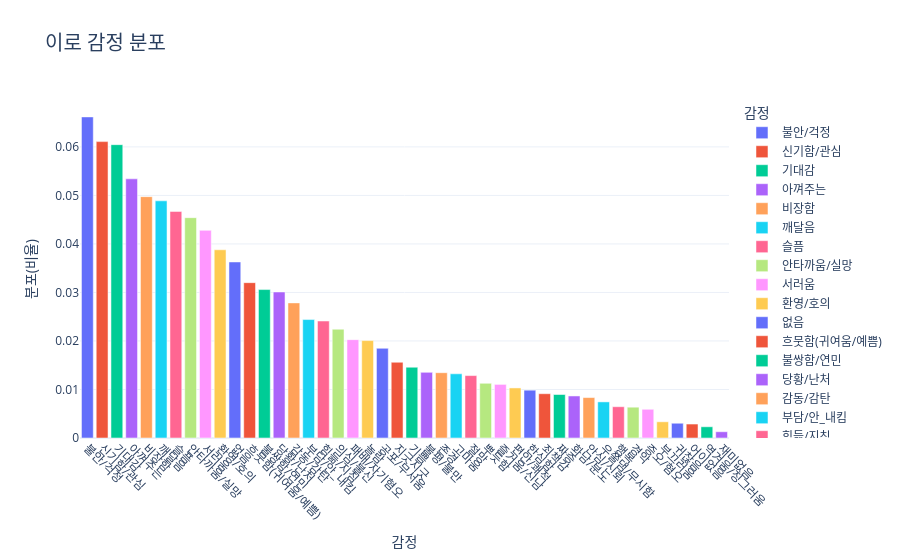
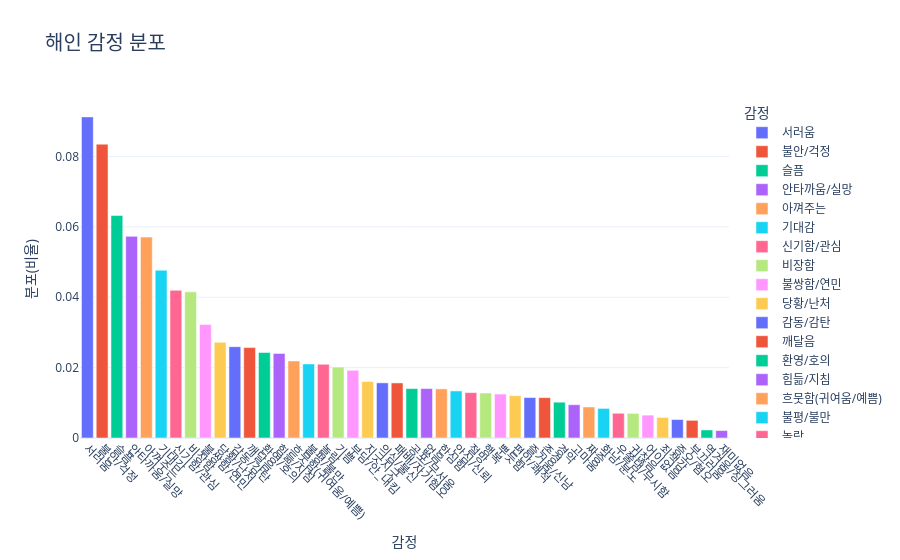
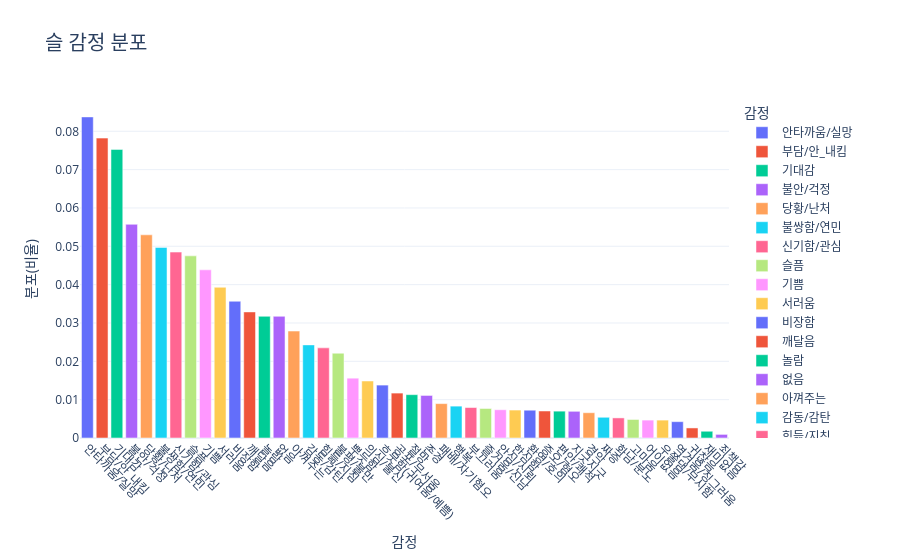
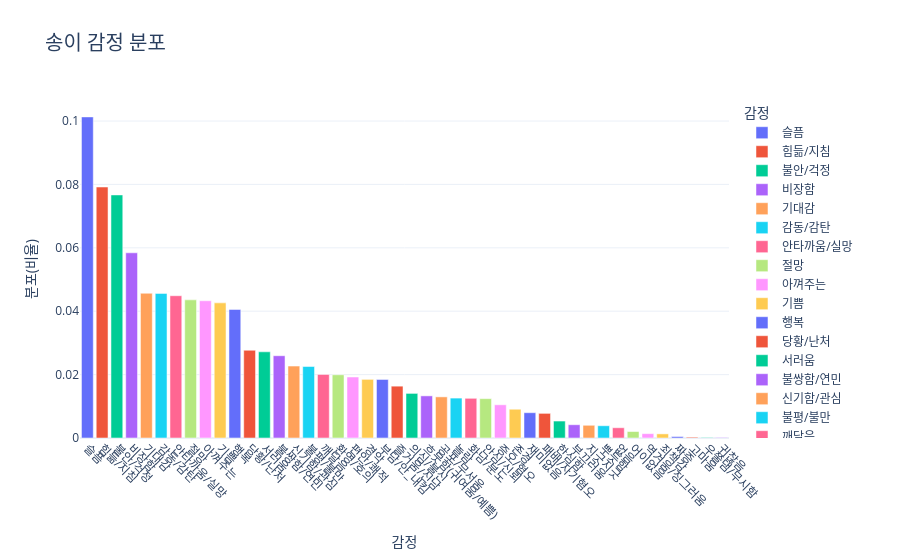

Notebook code cell kept with these figures, in order:
### Code cell
draw_graph_with_plotly(annotator01_statics, '이로 감정 분포')
print(annotator01_statics)
draw_graph_with_plotly(annotator02_statics, '해인 감정 분포')
print(annotator02_statics)
draw_graph_with_plotly(annotator03_statics, '슬 감정 분포')
print(annotator03_statics)
draw_graph_with_plotly(annotator04_statics, '송이 감정 분포')
print(annotator04_statics)
draw_graph_with_plotly(annotator05_statics, '종훈 감정 분포')
print(annotator05_statics)
